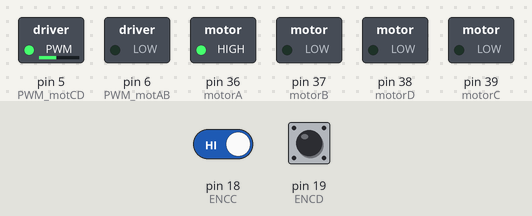
A sketch run on a simulated Arduino Mega 2560, built with avr-gcc and run on an emulated ATmega2560. Shown: switched loads named in the sketch (green lamp = pin HIGH). The inputs (shaded band) are chosen by the test bench; at power-on: pin 18 (ENCC) HIGH, pin 19 (ENCD) HIGH. What the sketch prints to the serial monitor is not drawn.

Above: at 1.8 s.
1.9 s: pin 18 (ENCC) driven LOW
Timing chart, 0 to 4.9 s (numbered marks = the images above; inputs shaded):
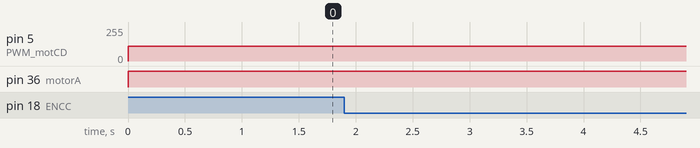

The sketch:

enc_test.ino
```cpp
#include <Wire.h>
#include "Adafruit_TCS34725.h"
#include <Adafruit_NeoPixel.h>
byte gammatable[256];
byte valenc;
byte val;
// モータ
const int motorA = 36;
const int motorB = 37;
const int PWM_motAB = 6;
const int motorC = 39;
const int motorD = 38;
const int PWM_motCD = 5;
const int ledA = 13;
//サーボ
const int servo1 = 13; //茶
//　フォトトランジスタ
const int sensorA = 46;  //外側左
const int sensorB = 47;  //内側左
const int sensorC = 48;  //内側右
const int sensorD = 49;  //外側右
//エンコーダ
const int ENCA = 2;
const int ENCB = 3;
const int ENCC = 18;
const int ENCD = 19;
//PSDセンサ
const int PSD1 = 0;
//　センサから読み取った値（analog）
int valA = 0;
int valB = 0;
int valC = 0;
int valD = 0;
int valPSD1 = 0;
int valPSD2 = 0;
int turn = 0;
int i = 0;
int enc_l[2];
int enc_r[2];

void setup(){
  pinMode(motorA,OUTPUT);
  pinMode(motorB,OUTPUT);
  pinMode(motorC,OUTPUT);
  pinMode(motorD,OUTPUT);
  pinMode(PWM_motAB,OUTPUT);
  pinMode(PWM_motCD,OUTPUT);
  //attachInterrupt(0, SPEED_l, CHANGE);
  //attachInterrupt(1, SPEED_l, CHANGE);
  attachInterrupt(4, SPEED_r, CHANGE);
  attachInterrupt(5, SPEED_r, CHANGE);


  Serial.begin(9600);
}


void loop() {

  digitalWrite(motorA,HIGH);
  digitalWrite(motorB,LOW);
  analogWrite(PWM_motCD,110);


  enc_l[0] = digitalRead(ENCC);

  enc_l[1] = digitalRead(ENCD);

  Serial.print("C:");
  Serial.print(enc_l[0]);
  Serial.print(" ");

  Serial.print("D:");
  Serial.print(enc_l[1]);

  Serial.println();

  delay(500);

}
void SPEED_l(){

  enc_l[0] = !digitalRead(ENCA);
  enc_l[1] = !digitalRead(ENCB);

  Serial.print("A:");
  Serial.print(enc_l[0]);
  Serial.print(" ");

  Serial.print("B:");
  Serial.print(enc_l[1]);

  Serial.println();

}

void SPEED_r(){

  enc_r[0] = !digitalRead(ENCC);
  enc_r[1] = !digitalRead(ENCD);

  Serial.print("割り込みC:");
  Serial.print(enc_r[0]);
  Serial.print(" ");

  Serial.print("割り込みD:");
  Serial.print(enc_r[1]);

  Serial.println();
 }
```

Measured:
- after the input at 1.9 s, every drawn part: stays the same
